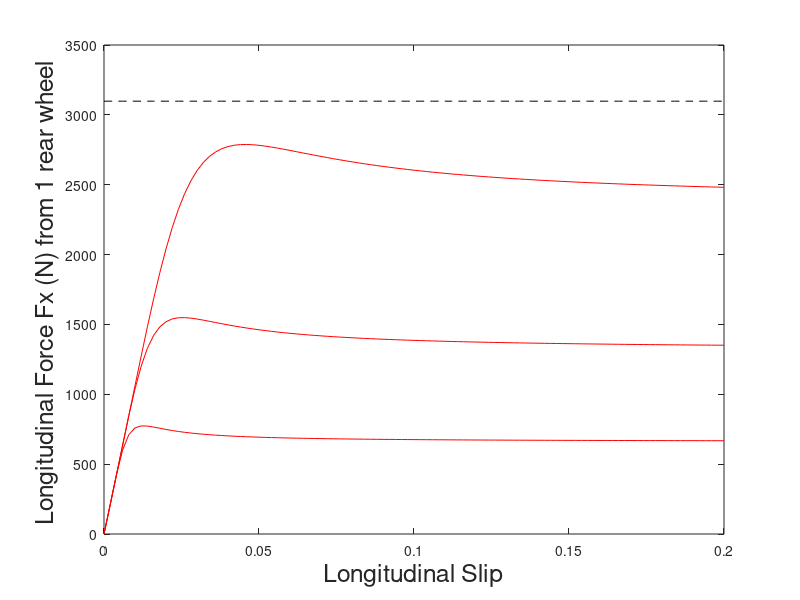
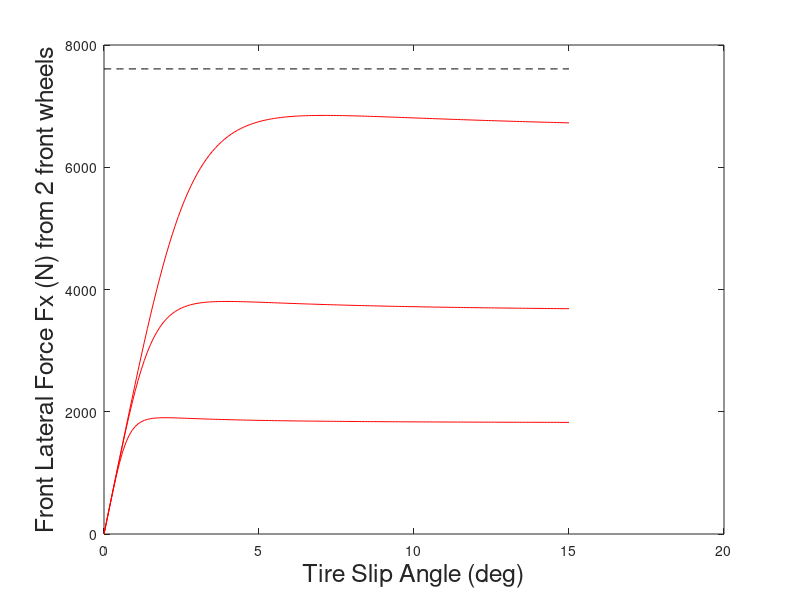

Write the MATLAB code that produced these figures, in order.
clear all;
close all;

%this script will loop through some values for road friction (mu)
mus=[0.25,0.5,0.9];

for mu=mus
m = 1400; 
f = 0.01;
Iz = 2420; 
bw = 0; 
fw = 0;
Nw = 2; %number of driven wheels
rw = 0.31;
J = 2.65;
a = 1.14;
L = 2.54;
b = L - a;


% we make some assumptions about how the varying the road friction affects
% the magic formula. Neither of these assumptions are exact, but the
% behavior is close to what we see, and it allows us to simulate
% different road surfaces without wiriting out a full set of parameters for
% each mu

%the peak of our tire force is scaled proportionally with road friction
Dx = mu;
Dy = mu;

%we assume the stiffness (where we get the nice linear behavior at low slip) is
%is not affected by the reduction in friction.
if mu==0
    Bx=0;
    By=0;
else
Bx = 25*1/mu;
By = 0.27*1/mu;
end

Cx = 1.35;
Shx  = 0;
Svx = 0;
Ex = -2.9;

Cy = 1.2;
Ey = -1.6;
Shy = 0;
Svy = 0;

g=9.86055;

%normal forces with steady acceleration state assumption
%normal force for 2 front wheels
Fzf = m*g*b/L;
%normal force fr 2 real wheels
Fzr = m*g*a/L;
%normal force per rear wheel
Fz=Fzr/2;

for i = 1:101
    lambda( i ) = ( i - 1) * 0.002;
    phix( i ) = ( 1 - Ex ) * ( lambda( i ) + Shx ) + Ex/Bx * atan( Bx * ( lambda( i ) + Shx ) );
    Fx( i ) = Fz*Dx * sin( Cx * atan( Bx * phix( i ) ) ) + Svx;
end

for i = 1:151
    alphaf( i ) = ( i - 1 ) * 0.1; %% in degrees
    phiyf( i ) = ( 1 - Ey ) * ( alphaf( i ) + Shy ) + Ey/By * atan( By * ( alphaf( i ) + Shy ) );
    Fyf( i ) = Fzf*Dy * sin( Cy * atan( By * phiyf( i ) ) ) + Svy;
end


figure(1); plot( lambda, Fx, '-r' );
hold on


figure(2); plot( alphaf, Fyf, '-r' );
hold on

end

figure(1)
plot(lambda,Fz*ones(size(lambda)),'k--')
xlabel( 'Longitudinal Slip','FontSize', 18 );
ylabel( 'Longitudinal Force Fx (N) from 1 rear wheel ','FontSize', 18 );

figure(2)
plot(alphaf,Fzf*ones(size(alphaf)),'k--')
xlabel( 'Tire Slip Angle (deg)','FontSize', 18 );
ylabel( 'Front Lateral Force Fx (N) from 2 front wheels','FontSize', 18 );


